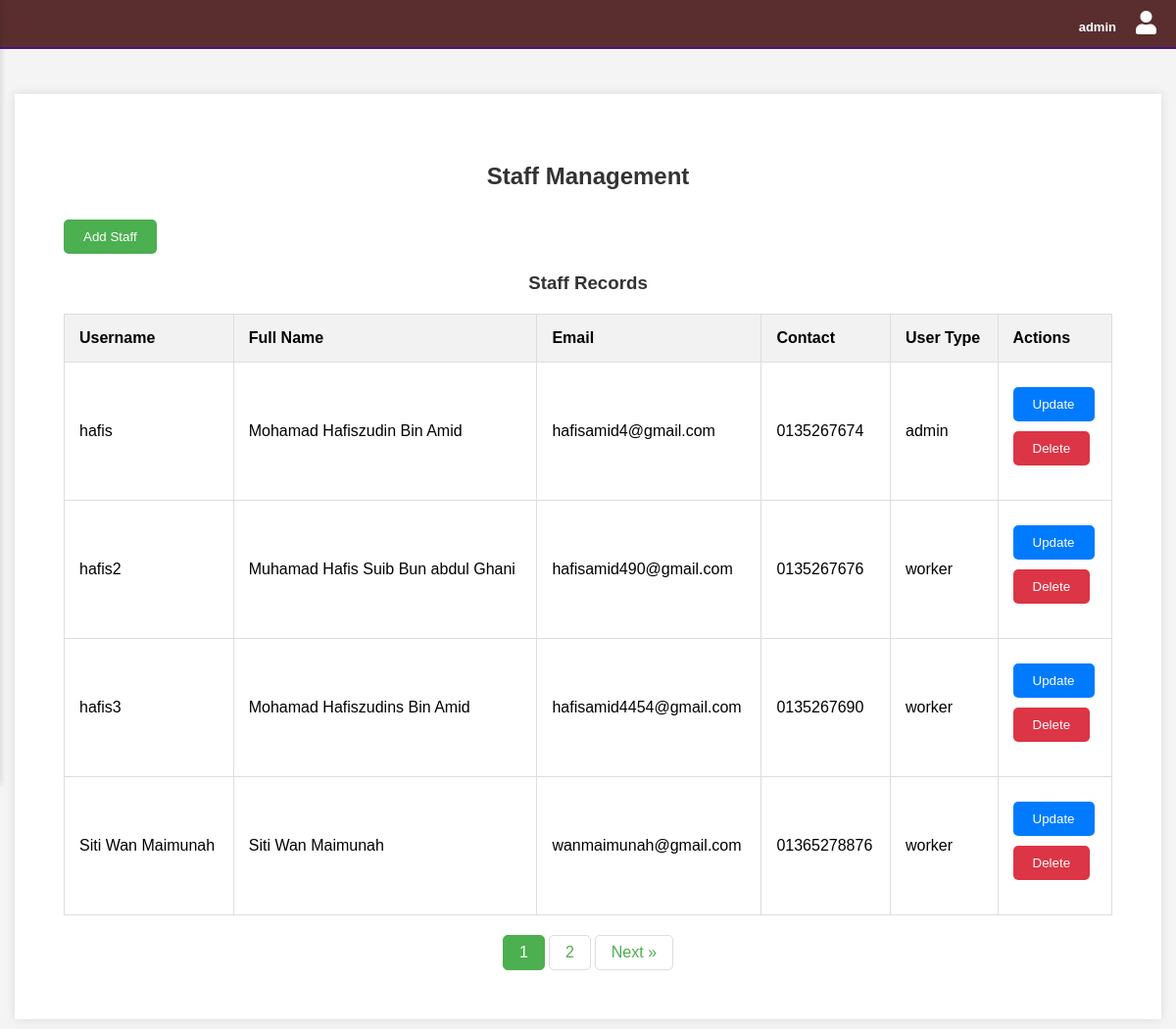
Page /staff.php (signed in) on the committed database.
### tables this page shows
CREATE TABLE `user` (
  `User_Id` int(11) NOT NULL,
  `Username` varchar(50) NOT NULL,
  `Password` varchar(100) NOT NULL,
  `Full_Name` varchar(100) DEFAULT NULL,
  `Email` varchar(100) DEFAULT NULL,
  `Contact` varchar(20) DEFAULT NULL,
  `User_Type` enum('admin','farmer','health manager','worker') NOT NULL
);

### staff.php (the view, shortened to what this page needs)
<?php
include 'db.php';
$results_per_page = 4;
$total_results_query = $conn->query("SELECT COUNT(*) AS total FROM user");
$total_results = $total_results_query->fetch_assoc()['total'];
$total_pages = ceil($total_results / $results_per_page);
if (!isset($_GET['page'])) {
    $page = 1;
} else {
    $page = $_GET['page'];
}
$starting_limit_number = ($page - 1) * $results_per_page;
$staff_data = [];
$result = $conn->query("SELECT * FROM user LIMIT " . $starting_limit_number . ',' . $results_per_page);
while ($row = $result->fetch_assoc()) {
    $staff_data[] = $row;
}
?>
<!DOCTYPE html>
<html>
<head>
    <link rel="stylesheet" type="text/css" href="stylestaff.css">
    <link rel="stylesheet" href="https://cdnjs.cloudflare.com/ajax/libs/font-awesome/6.5.2/css/all.min.css">
</head>
<body>
    <div class="menu-toggle" onclick="toggleMenu()">
        <div class="bar"></div>
        <div class="bar"></div>
        <div class="bar"></div>
    </div>
    <?php include 'header.php'; ?>
    <br><br>
    <div class="container">
        <h2>Staff Management</h2>
        <button onclick="openCreateModal()">Add Staff</button>
        <h3>Staff Records</h3>
        <table>
            <thead>
                <tr>
                    <th>Username</th>
                    <th>Full Name</th>
                    <th>Email</th>
                    <th>Contact</th>
                    <th>User Type</th>
                    <th>Actions</th>
                </tr>
            </thead>
            <tbody>
                <?php foreach ($staff_data as $staff): ?>
                <tr>
                    <td><?php echo htmlspecialchars($staff['Username']); ?></td>
                    <td><?php echo htmlspecialchars($staff['Full_Name']); ?></td>
                    <td><?php echo htmlspecialchars($staff['Email']); ?></td>
                    <td><?php echo htmlspecialchars($staff['Contact']); ?></td>
                    <td><?php echo htmlspecialchars($staff['User_Type']); ?></td>
                    <td>
                        <button class="update" onclick="openUpdateModal(<?php echo $staff['User_Id']; ?>, '<?php echo htmlspecialchars($staff['Username']); ?>', '<?php echo htmlspecialchars($staff['Full_Name']); ?>', '<?php echo htmlspecialchars($staff['Email']); ?>', '<?php echo htmlspecialchars($staff['Contact']); ?>', '<?php echo htmlspecialchars($staff['User_Type']); ?>')">Update</button>
                        <form method="post" action="" class="delete-form">
                            <button class="delete" type="submit" onclick="return confirmDelete();">Delete</button>
                        </form>
                    </td>
                </tr>
                <?php endforeach; ?>
            </tbody>
        </table>
        <div class="pagination">
            <?php for ($i = 1; $i <= $total_pages; $i++): ?>
            <a href="staff.php?page=<?php echo $i; ?>" class="<?php if ($i == $page) echo 'active'; ?>"><?php echo $i; ?></a>
            <?php endfor; ?>
            <?php if ($page < $total_pages): ?>
            <a href="staff.php?page=<?php echo $page + 1; ?>">Next &raquo;</a>
            <?php endif; ?>
        </div>
    </div>
</body>
</html>

### stylestaff.css (style rules this page uses)
body { font-family: Arial, sans-serif; margin: 0; padding: 0; background-color: #f4f4f4; transition: margin-left 0.3s; }
.container { padding: 50px; max-width: calc(90% - 10px); margin: 10px auto; background-color: #fff; box-shadow: 0 0 10px rgba(0, 0, 0, 0.1); border-radius: 0px; transition: margin-left 0.4s, max-width 0.4s; }
h2, h3 { color: #333; text-align: center; }
form { margin-bottom: 20px; }
input[type="submit"], button { padding: 10px 20px; background-color: #4CAF50; color: white; border: none; border-radius: 5px; cursor: pointer; margin-top: 10px; }
table { width: 100%; border-collapse: collapse; margin-top: 20px; }
table, th, td { border: 1px solid #ddd; }
th, td { padding: 15px; text-align: left; }
th { background-color: #f2f2f2; }
button.update { background-color: #007BFF; color: white; border: none; border-radius: 5px; padding: 10px 20px; cursor: pointer; }
button.delete { background-color: #DC3545; color: white; border: none; border-radius: 5px; padding: 10px 20px; cursor: pointer; }
.menu-toggle { position: fixed; top: 20px; left: 20px; cursor: pointer; z-index: 1000; }
.menu-toggle .bar { width: 25px; height: 3px; background-color: #5A2E2E; margin: 4px 0; transition: 0.4s; }
.pagination { display: flex; justify-content: center; margin-top: 20px; }
.pagination a { color: #4CAF50; padding: 8px 16px; text-decoration: none; transition: background-color 0.3s; margin: 0 2px; border: 1px solid #ddd; border-radius: 5px; }
.pagination a.active { background-color: #4CAF50; color: white; border: 1px solid #4CAF50; }

### header.css (style rules this page uses)
body { font-family: Arial, sans-serif; margin: 0; padding: 0; }

### rows in the picture
user: Username "hafis", Full_Name "Mohamad Hafiszudin Bin Amid", Email "hafisamid4@gmail.com", Contact "0135267674", User_Type "admin"
user: Username "hafis2", Full_Name "Muhamad Hafis Suib Bun abdul Ghani", Email "hafisamid490@gmail.com", Contact "0135267676", User_Type "worker"
user: Username "hafis3", Full_Name "Mohamad Hafiszudins Bin Amid", Email "hafisamid4454@gmail.com", Contact "0135267690", User_Type "worker"
user: Username "Siti Wan Maimunah", Full_Name "Siti Wan Maimunah", Email "wanmaimunah@gmail.com", Contact "01365278876", User_Type "worker"

### other values in the picture
$_SESSION['user_type'] "admin"
